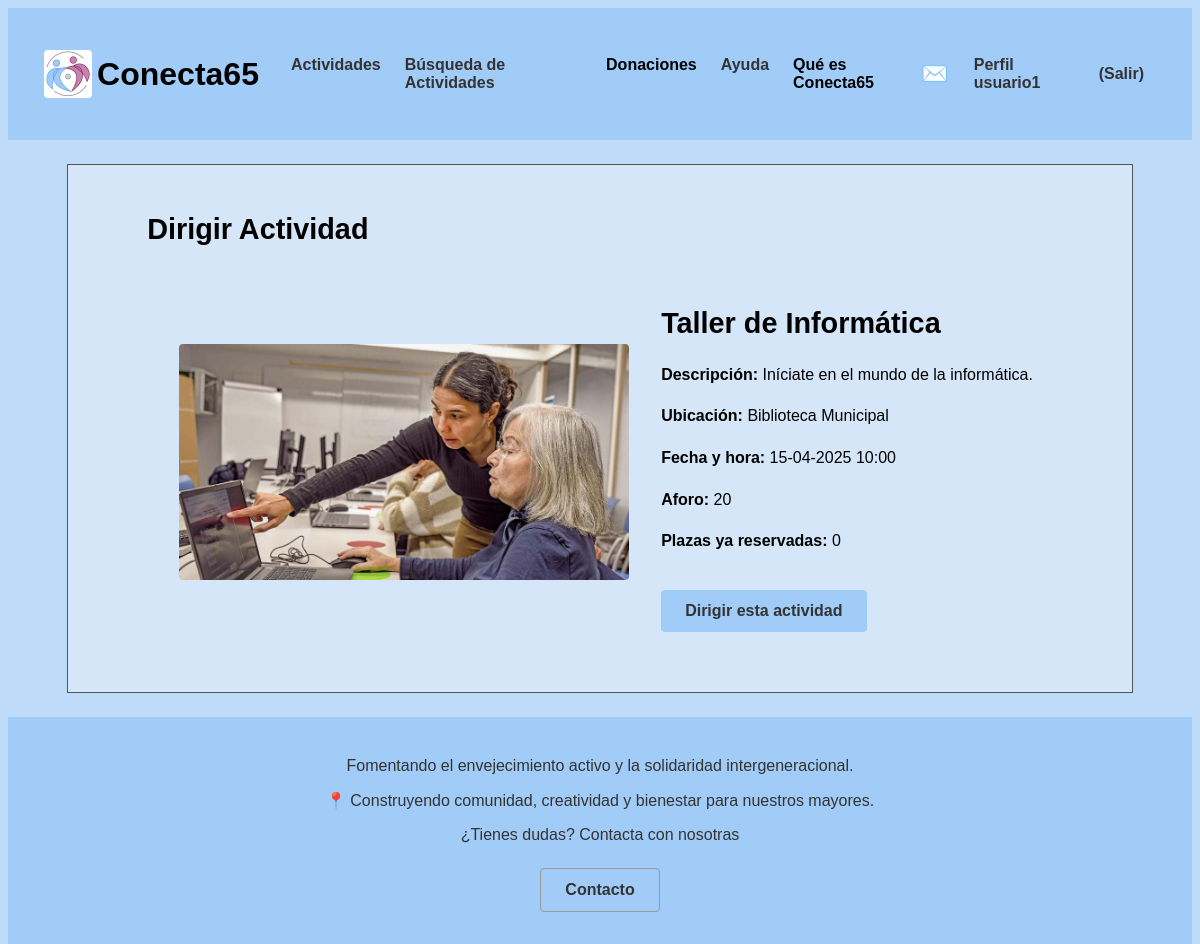
Page /p3_g1/vistaDirigirActividad.php?id=3 (signed in) on the committed database.
### tables this page shows
CREATE TABLE `actividades` (
  `id` int(10) UNSIGNED NOT NULL,
  `nombre` varchar(35) NOT NULL,
  `localizacion` varchar(70) NOT NULL,
  `fecha_hora` datetime(6) NOT NULL,
  `descripcion` text NOT NULL,
  `aforo` tinyint(3) NOT NULL,
  `dirigida` tinyint(1) NOT NULL,
  `ocupacion` tinyint(3) NOT NULL,
  `foto` varchar(50) NOT NULL,
  `categoria` tinyint(1) NOT NULL
);

### p3_g1/includes/actividad/actividadDTO.php (called while the page is built, shortened)
<?php
class actividadDTO
{
    private $id;
    private $nombre;
    private $localizacion;
    private $fecha_hora;
    private $descripcion;
    private $aforo;
    private $ocupacion;
    private $foto;
    public function __construct($id, $nombre, $localizacion, $fecha_hora, $descripcion, $aforo, $dirigida, $ocupacion, $foto)
    {
        $this->id = $id;
        $this->nombre = $nombre;
        $this->localizacion = $localizacion;
        $this->fecha_hora = $fecha_hora;
        $this->descripcion = $descripcion;
        $this->aforo = $aforo;
        $this->ocupacion = $ocupacion;
        $this->foto = $foto;
    }
    public function id()
    {
        return $this->id;
    }
    public function nombre()
    {
        return $this->nombre;
    }
    public function localizacion()
    {
        return $this->localizacion;
    }
    public function fecha_hora()
    {
        return $this->fecha_hora;
    }
    public function descripcion()
    {
        return $this->descripcion;
    }
    public function aforo()
    {
        return $this->aforo;
    }
    public function ocupacion()
    {
        return $this->ocupacion;
    }
    public function foto()
    {
        return $this->foto;
    }
}
?>

### p3_g1/includes/actividad/actividadDAO.php (called while the page is built, shortened)
<?php
class actividadDAO extends baseDAO implements IActividad
{
    public function getActividadById($id)
    {
        try {
            $conn = application::getInstance()->getConexionBd();
            $query = "SELECT id, nombre, localizacion, fecha_hora, descripcion, aforo, dirigida, ocupacion, foto FROM actividades WHERE id = ?";
            $stmt = $conn->prepare($query);
            $stmt->bind_param("i", $id);
            $stmt->execute();
            $stmt->bind_result($id, $nombre, $localizacion, $fecha_hora, $descripcion, $aforo, $dirigida, $ocupacion, $foto);
            if ($stmt->fetch()) {
                return new actividadDTO($id, $nombre, $localizacion, $fecha_hora, $descripcion, $aforo, $dirigida, $ocupacion, $foto);
            }
        } finally {
            if ($stmt) {
                $stmt->close();
            }
        }
        return null;
    }
   }
?>

### p3_g1/includes/actividad/actividadAppService.php (called while the page is built, shortened)
<?php
require_once(__DIR__ . "/../config.php");
class actividadAppService
{
    public function getActividadById($id)
    {
        $IActividadDAO = actividadFactory::CreateActividad();
        $actividad = $IActividadDAO->getActividadById($id);
        return $actividad;
    }
}
?>

### p3_g1/includes/config.php (called while the page is built, shortened)
<?php
spl_autoload_register(function ($class) {
    $prefix = 'includes\\';
    $base_dir = __DIR__ . '/';
    $len = strlen($prefix);
    $relative_class = substr($class, $len);
    $file = $base_dir . str_replace('\\', '/', $relative_class) . '.php';
});
?>

### p3_g1/includes/actividadesusuario/actividadesusuarioAppService.php (called while the page is built, shortened)
<?php
class actividadesusuarioAppService
{
    private static $instance;
    public static function GetSingleton()
    {
        if (!self::$instance instanceof self)
        {
            self::$instance = new self;
        }
        return self::$instance;
    }
    public function isRegistrado($id_usuario, $id_actividad){
        $IActividadesusuarioDAO = actividadesusuarioFactory::CreateActividad();
        $int=$IActividadesusuarioDAO->isRegistrado($id_usuario, $id_actividad);
        return $int;
    }
}
?>

### p3_g1/includes/application.php (called while the page is built, shortened)
<?php
class application
{
    private static $instancia;
    public static function getInstance()
    {
        if (!self::$instancia instanceof self) {
            self::$instancia = new static();
        }
        return self::$instancia;
    }
    public function getUserDTO(): ?userDTO
    {
        try {
            $user = unserialize($_SESSION["userDTO"]);
            return ($user instanceof userDTO) ? $user : null;
        } catch (\Exception $e) {
            error_log("Error al deserializar userDTO: " . $e->getMessage());
            unset($_SESSION["userDTO"]);
            return null;
        }
    }
}

### p3_g1/includes/usuario/userDTO.php (called while the page is built, shortened)
<?php
class userDTO
{
    private $id;
    public function id()
    {
        return $this->id;
    }
}
?>

### p3_g1/includes/actividadesusuario/actividadesusuarioFactory.php (called while the page is built, shortened)
<?php
class actividadesusuarioFactory
{
    public static function CreateActividad() : IActividadesusuario
    {
        $actividadesusuarioDAO = new actividadesusuarioDAO();
        return $actividadesusuarioDAO;
    }
}
?>

### p3_g1/includes/comun/baseDAO.php (called while the page is built, shortened)
<?php
abstract class baseDAO
{
    protected function realEscapeString($field)
    {
        $conn = application::getInstance()->getConexionBd();
        return $conn->real_escape_string($field);
    }
}
?>

### p3_g1/includes/actividadesusuario/actividadesusuarioDAO.php (called while the page is built, shortened)
<?php
class actividadesusuarioDAO extends baseDAO implements IActividadesusuario
{
    public function isRegistrado($id_usuario, $id_actividad){
        $conn = application::getInstance()->getConexionBd();
        $escId_usuario = trim($this->realEscapeString($id_usuario));
        $escId_actividad = trim($this->realEscapeString($id_actividad));
        $query = "SELECT id_actividad FROM `actividades-usuario` WHERE id_usuario = ? AND id_actividad= ? ";
        $stmt = $conn->prepare($query);
        try {
            $stmt->bind_param("ss", $escId_usuario, $escId_actividad);
            $stmt->execute();
            $stmt->store_result();
            $verdadero=$stmt->num_rows();
            return $verdadero;
        } finally {
            $stmt->close();
        }
    }
}
?>

### p3_g1/includes/dirigirActividad/dirigirActividad.php (the view, shortened to what this page needs)
<?php
require_once("includes/config.php");
class dirigirActividad
{
    private $actividad;
    public function __construct($actividad = null) {
        $this->actividad = $actividad;
    }
    public function Inicializacion(){
        $app = application::getInstance();
        $user = $app->getUserDTO();
        $actividadUsuarioAppService = actividadesusuarioAppService::GetSingleton();
        echo '<link rel="stylesheet" type="text/css" href="CSS/estiloActividad.css">';
        $fechaHora = new \DateTime($this->actividad->fecha_hora());
        $html = <<<EOF
        <div class="actividad">
            <div class="actividad-img">
                <img src="{$this->actividad->foto()}" alt="Imagen de la actividad">
            </div>
            <div class="actividad-detalles">
                <h1>{$this->actividad->nombre()}</h1>
                <p><strong>Descripción:</strong> {$this->actividad->descripcion()}</p>
                <p><strong>Ubicación:</strong> {$this->actividad->localizacion()}</p>
                <p><strong>Fecha y hora:</strong> {$fechaHora->format('d-m-Y H:i')}</p>
                <p><strong>Aforo:</strong> {$this->actividad->aforo()}</p>
                <p><strong>Plazas ya reservadas:</strong> {$this->actividad->ocupacion()}</p>
        EOF;
        if (!$actividadUsuarioAppService->isRegistrado($user->id(), $this->actividad->id())) {
            $html .= '<form method="post">';
            $html .= '<button type="submit" name="dirigir">Dirigir esta actividad</button>';
            $html .= '</form>';
        }
        return $html;
    }
}
?>

### p3_g1/CSS/estiloActividad.css (style rules this page uses)
.actividad { display: flex; justify-content: center; align-items: center; gap: 20px; padding: 20px; max-width: 1200px; margin: 0 auto; }
.actividad-img { flex-shrink: 0; }
img { width: 450px; height: 300px; object-fit: cover; border-radius: 10px; }
.actividad-detalles { max-width: 600px; line-height: 1.6; }
article h1 { margin-bottom: 10px; font-size: 1.8em; }
button { background-color: #007BFF; color: white; padding: 10px 15px; border: none; border-radius: 5px; cursor: pointer; margin-top: 20px; }

### p3_g1/CSS/estiloMovil.css (style rules this page uses)
.actividad { flex-direction: column; padding: 15px; gap: 15px; }
.actividad-img { width: 100%; }
.actividad-img img { width: 100%; height: auto; max-height: 250px; border-radius: 8px; }
.actividad-detalles { width: 100%; padding: 0 10px; line-height: 1.5; }
.actividad-detalles h1 { font-size: 1.5em; text-align: center; margin-bottom: 8px; }
.actividad-detalles button { width: 100%; padding: 12px; margin-top: 15px; }

### p3_g1/CSS/estilo.css (style rules this page uses)
html { height: 100%; width: 100%; margin: 0; padding: 0; font-family: 'Trebuchet MS', 'Lucida Sans Unicode', 'Lucida Grande', 'Lucida Sans', Arial, sans-serif; }
body { display: flex; flex-direction: column; background-color: #bedcfa; overflow-x: hidden; }
button { background-color: #a1ccf8; color: #333; font-weight: bold; font-size: 1rem; padding: 0.75rem 1.5rem; border: none; border-radius: 0.25rem; cursor: pointer; width: auto; }
img { margin: 0.75rem; border-radius: 0.25rem; max-width: 100%; height: auto; }

### rows in the picture
actividades: foto (picture), nombre "Taller de Informática", descripcion "Iníciate en el mundo de la informática.", localizacion "Biblioteca Municipal", fecha_hora "15-04-2025 10:00", aforo "20", ocupacion "0"

### other values in the picture
$emoji "✉️"
$user->nombre() "usuario1"
